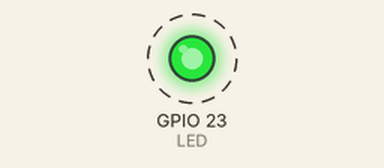
Recording of a sketch running on a simulated ESP32. Parts: output pins drawn as LEDs (lit = HIGH). Dashed ring = blinking.

Above: at 0.2 s.
Timing chart, 0 to 3.0 s (numbered marks = the images above):
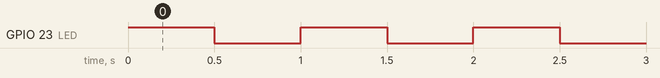

Measured:
- by itself, GPIO 23 (LED): alternates HIGH for 0.50 s and LOW for 0.50 s

The sketch:

sketch.ino
```cpp
const int LED = 23;

void setup() {
  pinMode(LED, OUTPUT);
}

void loop() {
  digitalWrite(LED, HIGH);
  delay(500);
  digitalWrite(LED, LOW);
  delay(500);
}
```
